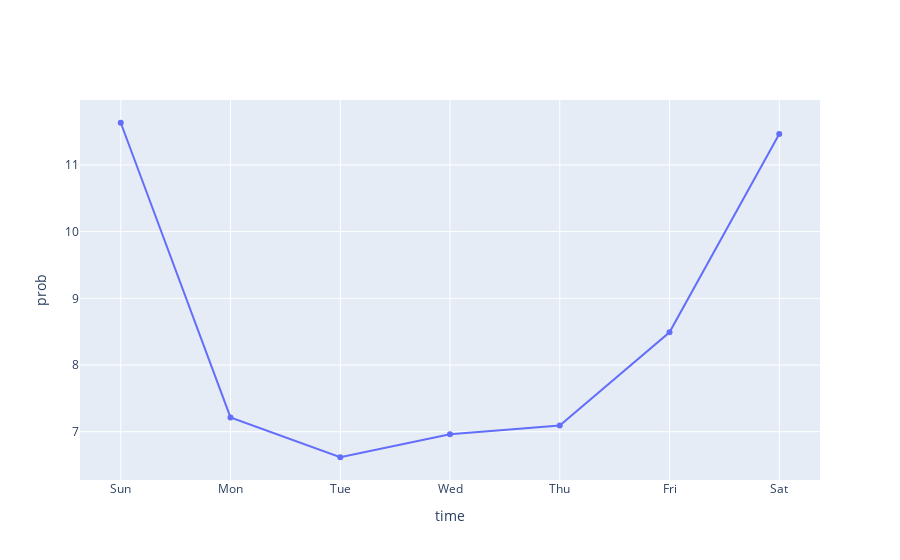

The code cell stored with this chart in its notebook:
### Code cell
import plotly.graph_objects as go
fig = go.Figure(data=[
    go.Scatter(x=x_label, y=prob_perdays, name='prob'),
])
fig.update_layout(xaxis=dict(title='time'),
                 yaxis=dict(title='prob'))
fig.show()

### Figure 1 — Plotly figure (JSON) as saved in the notebook; plotly's stock layout.template omitted (floating-point values rounded to 4 significant figures)
{"data": [{"name": "prob", "type": "scatter", "x": ["Sun", "Mon", "Tue", "Wed", "Thu", "Fri", "Sat"], "y": [11.63, 7.215, 6.617, 6.963, 7.093, 8.49, 11.46]}], "layout": {"xaxis": {"title": {"text": "time"}}, "yaxis": {"title": {"text": "prob"}}}}
